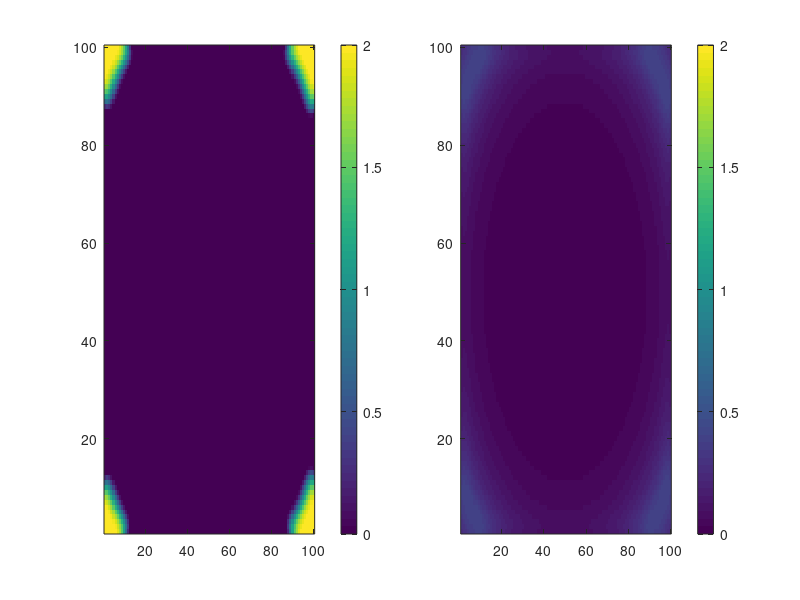

The MATLAB source for this figure:
Tmax=500;Xmax=100;
A=zeros(Xmax,Xmax,Tmax);I=zeros(Xmax,Xmax,Tmax);
A(48:52,48:52,1)=1;                                                       
dt=0.01;da=20;aa=6;di=0.1;ii=-2;ia=-30;ai=0.5;
Amax=2;Imax=2;
for T=1:Tmax
    A(:,:,T+1)=dt*(4*da*del2(A(:,:,T))+aa*A(:,:,T)+ia*I(:,:,T))+A(:,:,T);
    I(:,:,T+1)=dt*(4*di*del2(I(:,:,T))+ii*I(:,:,T)+ai*A(:,:,T))+I(:,:,T);
    A(:,:,T+1)=A(:,:,T+1).*((A(:,:,T+1)>0)&(A(:,:,T+1)<Amax))+Amax.*(A(:,:,T+1)>Amax);
    I(:,:,T+1)=I(:,:,T+1).*((I(:,:,T+1)>0)&(I(:,:,T+1)<Imax))+Imax.*(I(:,:,T+1)>Imax);
end
figure('Position',[0 300 1000 400]);
for T=1:10:Tmax
    subplot(1,2,1);imagesc(A(:,:,T),[0 2]);set(gca,'YDir','normal');colorbar;
    subplot(1,2,2);imagesc(I(:,:,T),[0 2]);set(gca,'YDir','normal');colorbar;
    pause(0.0001);
end